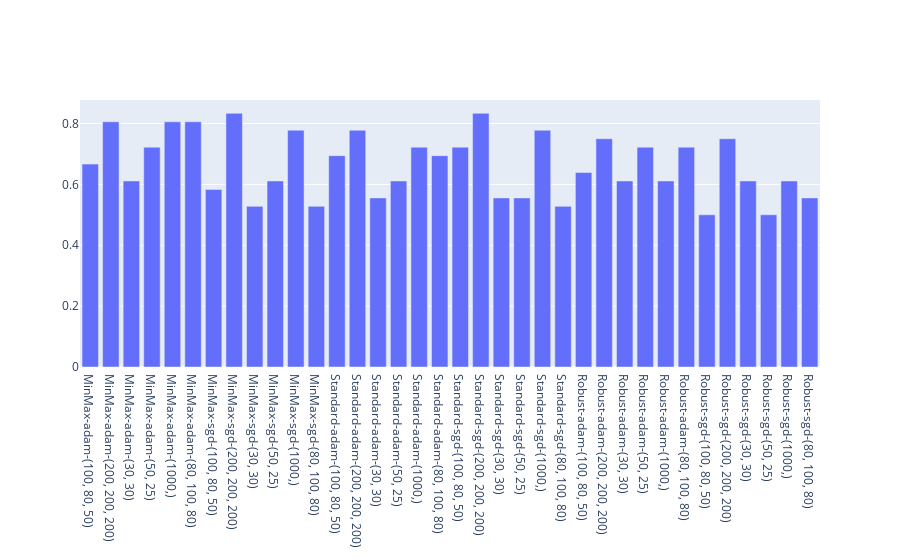

The code cell stored with this chart in its notebook:
### Code cell
fig = go.Figure()
fig.add_trace(go.Bar(x=list(test_scores.keys()), y=list(test_scores.values())))
fig.show()

### Figure 1 — Plotly figure (JSON) as saved in the notebook; plotly's stock layout.template omitted (floating-point values rounded to 4 significant figures)
{"data": [{"type": "bar", "x": ["MinMax-adam-(100, 80, 50)", "MinMax-adam-(200, 200, 200)", "MinMax-adam-(30, 30)", "MinMax-adam-(50, 25)", "MinMax-adam-(1000,)", "MinMax-adam-(80, 100, 80)", "MinMax-sgd-(100, 80, 50)", "MinMax-sgd-(200, 200, 200)", "MinMax-sgd-(30, 30)", "MinMax-sgd-(50, 25)", "MinMax-sgd-(1000,)", "MinMax-sgd-(80, 100, 80)", "Standard-adam-(100, 80, 50)", "Standard-adam-(200, 200, 200)", "Standard-adam-(30, 30)", "Standard-adam-(50, 25)", "Standard-adam-(1000,)", "Standard-adam-(80, 100, 80)", "Standard-sgd-(100, 80, 50)", "Standard-sgd-(200, 200, 200)", "Standard-sgd-(30, 30)", "Standard-sgd-(50, 25)", "Standard-sgd-(1000,)", "Standard-sgd-(80, 100, 80)", "Robust-adam-(100, 80, 50)", "Robust-adam-(200, 200, 200)", "Robust-adam-(30, 30)", "Robust-adam-(50, 25)", "Robust-adam-(1000,)", "Robust-adam-(80, 100, 80)", "Robust-sgd-(100, 80, 50)", "Robust-sgd-(200, 200, 200)", "Robust-sgd-(30, 30)", "Robust-sgd-(50, 25)", "Robust-sgd-(1000,)", "Robust-sgd-(80, 100, 80)"], "y": [0.6667, 0.8056, 0.6111, 0.7222, 0.8056, 0.8056, 0.5833, 0.8333, 0.5278, 0.6111, 0.7778, 0.5278, 0.6944, 0.7778, 0.5556, 0.6111, 0.7222, 0.6944, 0.7222, 0.8333, 0.5556, 0.5556, 0.7778, 0.5278, 0.6389, 0.75, 0.6111, 0.7222, 0.6111, 0.7222, 0.5, 0.75, 0.6111, 0.5, 0.6111, 0.5556]}], "layout": {"autosize": true, "xaxis": {"autorange": true, "range": [-0.5, 35.5], "type": "category"}, "yaxis": {"autorange": true, "range": [0, 0.8772], "type": "linear"}}}
